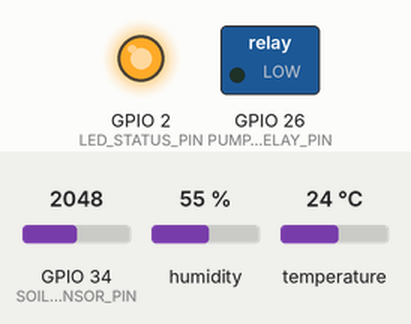
Recording of a sketch running on a simulated ESP32. On the bench: switched loads named in the sketch (green lamp = pin HIGH), output pins drawn as LEDs (lit = HIGH). Inputs (shaded band) come from the test bench; at power-on: GPIO 34 (SOIL_SENSOR_PIN) = 2048, humidity 55 %, temperature 24 °C. WiFi joins after 1.5 s; servers stay silent unless stated; uploads are accepted with an empty reply; what the sketch prints to the serial monitor is not drawn.

Above: at 2.3 s.
At 6.4 s:
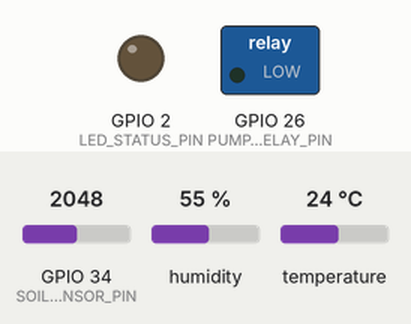
Timing chart, 0 to 8.6 s (numbered marks = the images above):
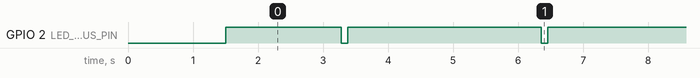

Measured:
- by itself, GPIO 2 (LED_STATUS_PIN): alternates HIGH for 3.0 s and LOW for 0.10 s

The sketch:

smart_agri.ino
```cpp
/*
 * Smart Agriculture - Code ESP32
 * Capteurs: DHT11 (temp/humidité air) + capteur humidité sol
 * Actionneur: Pompe à eau
 * Communication: HTTPS REST vers serveur Render
 *
 * Librairies requises (Library Manager Arduino IDE):
 * - DHT sensor library by Adafruit
 * - ArduinoJson by Benoit Blanchon
 * - WiFiClientSecure (incluse ESP32)
 * - HTTPClient (incluse ESP32)
 */

#include <WiFi.h>
#include <WiFiClientSecure.h>
#include <HTTPClient.h>
#include <ArduinoJson.h>
#include <DHT.h>

// ===== CONFIGURATION - MODIFIER CES VALEURS =====
const char* WIFI_SSID     = "VOTRE_WIFI_SSID";
const char* WIFI_PASSWORD = "VOTRE_WIFI_PASSWORD";
const char* SERVER_URL    = "https://votre-backend.onrender.com";  // URL Render
const char* API_KEY       = "VOTRE_CLE_API_ESP32";  // Depuis le backend
const char* CROP_TYPE     = "tomate";  // tomate | aubergine | manioc
const char* PARCEL_ID     = "";        // ID MongoDB de la parcelle (optionnel)

// ===== PINS =====
#define SOIL_SENSOR_PIN   34   // Capteur humidité sol (analogique)
#define DHT_PIN           4    // DHT11
#define PUMP_RELAY_PIN    26   // Relais pompe
#define LED_STATUS_PIN    2    // LED intégrée ESP32

// ===== POLARITÉ DU RELAIS =====
// La plupart des modules relais vendus avec les kits Arduino/ESP32 sont
// "actifs au niveau HAUT" (HIGH = relais activé = pompe allumée).
// Certains modules (souvent ceux avec optocoupleur, type "Songle SRD")
// sont "actifs au niveau BAS" (LOW = activé).
// Si ta pompe démarre quand tu envoies /off et s'arrête quand tu envoies /on,
// inverse cette valeur : passe-la à true.
#define RELAY_ACTIVE_LOW  false

// ===== PARAMÈTRES =====
#define DHT_TYPE          DHT11
#define SEND_INTERVAL     3000    // Envoi données toutes les 3 secondes
#define RECONNECT_DELAY   5000    // Délai reconnexion WiFi
#define MAX_RETRIES       3       // Nombre de tentatives HTTP

// Calibration capteur sol (à ajuster selon votre capteur)
#define SOIL_DRY_VALUE    3200    // Valeur ADC sol sec
#define SOIL_WET_VALUE    1200    // Valeur ADC sol saturé

DHT dht(DHT_PIN, DHT_TYPE);
WiFiClientSecure client;

// Variables état
bool pumpState = false;
unsigned long lastSendTime = 0;
unsigned long lastWiFiCheck = 0;
int failedSends = 0;

// Buffer hors-ligne (stockage local si pas de connexion)
struct MeasureBuffer {
  float soilHumidity;
  float temperature;
  float airHumidity;
  unsigned long timestamp;
  bool valid;
} offlineBuffer[5];  // Stocke 5 mesures hors ligne
int bufferIndex = 0;

// ===== SETUP =====
void setup() {
  Serial.begin(115200);
  Serial.println("\n🌱 Smart Agriculture ESP32 - Démarrage");

  pinMode(PUMP_RELAY_PIN, OUTPUT);
  pinMode(LED_STATUS_PIN, OUTPUT);
  setPumpRelay(false);  // Pompe éteinte au démarrage

  dht.begin();

  // Initialiser le buffer hors-ligne
  for (int i = 0; i < 5; i++) offlineBuffer[i].valid = false;

  connectWiFi();
  client.setInsecure();  // Pour HTTPS sans vérification cert (acceptable pour IoT)

  Serial.println("✅ Initialisation terminée");
}

// ===== LOOP =====
void loop() {
  unsigned long now = millis();

  // Vérifier connexion WiFi toutes les 30 secondes
  if (now - lastWiFiCheck > 30000) {
    lastWiFiCheck = now;
    if (WiFi.status() != WL_CONNECTED) {
      Serial.println("⚠️  WiFi déconnecté, reconnexion...");
      connectWiFi();
    }
  }

  // Envoyer les données selon l'intervalle
  if (now - lastSendTime >= SEND_INTERVAL) {
    lastSendTime = now;

    // Lire les capteurs
    float soilHumidity = readSoilHumidity();
    float temperature  = readTemperature();
    float airHumidity  = readAirHumidity();

    // Validation des données
    if (isnan(temperature) || isnan(airHumidity)) {
      Serial.println("❌ Erreur lecture DHT11, skip...");
      blinkLED(3);
      return;
    }

    Serial.printf("📊 Sol: %.1f%% | Temp: %.1f°C | Air: %.1f%%\n",
                  soilHumidity, temperature, airHumidity);

    // Envoyer ou stocker hors-ligne
    if (WiFi.status() == WL_CONNECTED) {
      // Envoyer les mesures en buffer d'abord
      sendBufferedMeasures();
      // Envoyer la mesure actuelle
      sendMeasure(soilHumidity, temperature, airHumidity);
    } else {
      storeOffline(soilHumidity, temperature, airHumidity);
    }
  }

  delay(100);
}

// ===== CONNEXION WIFI =====
void connectWiFi() {
  Serial.printf("📶 Connexion à %s", WIFI_SSID);
  WiFi.mode(WIFI_STA);
  WiFi.begin(WIFI_SSID, WIFI_PASSWORD);

  int attempts = 0;
  while (WiFi.status() != WL_CONNECTED && attempts < 30) {
    delay(500);
    Serial.print(".");
    attempts++;
  }

  if (WiFi.status() == WL_CONNECTED) {
    Serial.printf("\n✅ WiFi connecté! IP: %s\n", WiFi.localIP().toString().c_str());
    digitalWrite(LED_STATUS_PIN, HIGH);
    failedSends = 0;
  } else {
    Serial.println("\n❌ Échec connexion WiFi");
    digitalWrite(LED_STATUS_PIN, LOW);
  }
}

// ===== LECTURE CAPTEURS =====
float readSoilHumidity() {
  int rawValue = 0;
  for (int i = 0; i < 5; i++) {
    rawValue += analogRead(SOIL_SENSOR_PIN);
    delay(10);
  }
  rawValue /= 5;  // Moyenne de 5 lectures

  // Convertir ADC en pourcentage (0-100%)
  float humidity = map(rawValue, SOIL_DRY_VALUE, SOIL_WET_VALUE, 0, 100);
  return constrain(humidity, 0.0, 100.0);
}

float readTemperature() {
  float temp = dht.readTemperature();
  if (isnan(temp)) {
    delay(500);
    temp = dht.readTemperature();  // Retry
  }
  return temp;
}

float readAirHumidity() {
  float hum = dht.readHumidity();
  if (isnan(hum)) {
    delay(500);
    hum = dht.readHumidity();  // Retry
  }
  return hum;
}

// ===== ENVOI DONNÉES AU SERVEUR =====
bool sendMeasure(float soilHumidity, float temperature, float airHumidity) {
  HTTPClient http;
  String url = String(SERVER_URL) + "/api/measures";

  // Construire le JSON
  StaticJsonDocument<256> doc;
  doc["soilHumidity"] = round(soilHumidity * 10) / 10.0;
  doc["temperature"]  = round(temperature * 10) / 10.0;
  doc["airHumidity"]  = round(airHumidity * 10) / 10.0;
  doc["cropType"]     = CROP_TYPE;
  if (strlen(PARCEL_ID) > 0) doc["parcelId"] = PARCEL_ID;
  // GPS (décommentez si module GPS connecté)
  // doc["latitude"]  = gps.location.lat();
  // doc["longitude"] = gps.location.lng();

  String jsonBody;
  serializeJson(doc, jsonBody);

  http.begin(client, url);
  http.addHeader("Content-Type", "application/json");
  http.addHeader("x-api-key", API_KEY);
  http.setTimeout(10000);

  int httpCode = http.POST(jsonBody);

  if (httpCode == 200) {
    String response = http.getString();
    StaticJsonDocument<256> resDoc;
    deserializeJson(resDoc, response);

    bool newPumpState = resDoc["pumpCommand"] | false;
    String decision = resDoc["decision"] | "";
    String urgency = resDoc["urgency"] | "none";

    Serial.printf("✅ Réponse serveur: pompe=%s | %s | urgence=%s\n",
                  newPumpState ? "ON" : "OFF", decision.c_str(), urgency.c_str());

    // Appliquer la commande pompe
    if (newPumpState != pumpState) {
      setPump(newPumpState);
    }

    failedSends = 0;
    blinkLED(1);
    http.end();
    return true;
  } else {
    Serial.printf("❌ Erreur HTTP: %d\n", httpCode);
    failedSends++;
    if (failedSends >= MAX_RETRIES) {
      Serial.println("⚠️  Trop d'erreurs, stockage hors-ligne");
      storeOffline(soilHumidity, temperature, airHumidity);
      failedSends = 0;
    }
    http.end();
    return false;
  }
}

// ===== CONTRÔLE RELAIS POMPE =====
// Centralise la logique de polarité — modifie uniquement RELAY_ACTIVE_LOW
// en haut du fichier si la pompe s'active dans le mauvais sens
void setPumpRelay(bool wantOn) {
  bool pinLevel = RELAY_ACTIVE_LOW ? !wantOn : wantOn;
  digitalWrite(PUMP_RELAY_PIN, pinLevel ? HIGH : LOW);
}

void setPump(bool state) {
  pumpState = state;
  setPumpRelay(state);
  Serial.printf("💧 Pompe: %s\n", state ? "ACTIVÉE" : "ARRÊTÉE");
  blinkLED(state ? 2 : 1);
}

// ===== GESTION HORS-LIGNE =====
void storeOffline(float soil, float temp, float air) {
  offlineBuffer[bufferIndex % 5] = { soil, temp, air, millis(), true };
  bufferIndex++;
  Serial.printf("💾 Stocké hors-ligne (%d/5)\n", min(bufferIndex, 5));
}

void sendBufferedMeasures() {
  for (int i = 0; i < 5; i++) {
    if (offlineBuffer[i].valid) {
      Serial.printf("📤 Envoi mesure buffered [%d]...\n", i);
      if (sendMeasure(offlineBuffer[i].soilHumidity,
                      offlineBuffer[i].temperature,
                      offlineBuffer[i].airHumidity)) {
        offlineBuffer[i].valid = false;
      }
      delay(500);  // Petit délai entre envois
    }
  }
}

// ===== UTILITAIRES =====
void blinkLED(int times) {
  for (int i = 0; i < times; i++) {
    digitalWrite(LED_STATUS_PIN, LOW);
    delay(100);
    digitalWrite(LED_STATUS_PIN, HIGH);
    delay(100);
  }
}
```
